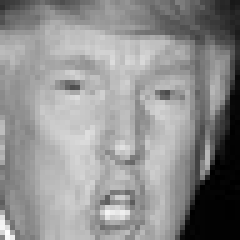
#> input picture senior_angry/dataset_augmentation_image_1.jpg, 48 x 48 px (shown 5 times larger); its folder holds only this picture in this run
$ python part3_cleaning.py
#> lines starting #> are read from the running program, lines starting #| are printed output that depends on the picture
from PIL import Image, ImageEnhance
import os


new_size=(244,244)
new_brightness=1.2
image_counter=0
new_name="dataset_augmentation_image"

folder_names = ["./senior_angry","./senior_focused","./senior_happy","./senior_neutral",
                "./other_angry","./other_focused","./other_happy","./other_neutral"]

def rename_images(folder_path):
    global image_counter
    for root, dirs, files in os.walk(folder_path):
        for filename in files:
            if filename.lower().endswith(('.png', '.jpg', '.jpeg', '.gif', '.bmp')):
                new_filename = f"{new_name}_{image_counter}.jpg"

                old_file_path = os.path.join(root, filename)
                new_file_path = os.path.join(root, new_filename)

                os.rename(old_file_path,new_file_path)
                image_counter += 1


def import_images(folder_path):
#> called with folder_path = './senior_angry'
    images = []
    for root, dirs, files in os.walk(folder_path):
        for filename in files:
            if filename.lower().endswith(('.png', '.jpg', '.jpeg', '.gif', '.bmp')):
                file_path = os.path.join(root, filename)
                img = Image.open(file_path)
#> img is the input picture: PIL image 48x48 L; min 0, max 253, mean 143.2
                images.append(img)

    return images

def clean_images(list_of_dirty_pictures):
    clean_pictures=[]
    for img in list_of_dirty_pictures:
        resized_image = img.resize(new_size)
        enhancer = ImageEnhance.Brightness(resized_image)   #chatGPT was used for this line
        brighter_image = enhancer.enhance(new_brightness)   #chatGPT was used for this line
        greyscale_image = brighter_image.convert("L")       #chatGPT was used for this line
        clean_pictures.append(greyscale_image)

    return clean_pictures

def export_images(new_folder_path, list_of_images_to_export, rgb):
    os.makedirs(new_folder_path, exist_ok=True) #chatGPT was used for this line
    global image_counter
    for img in list_of_images_to_export:
        if rgb:
            img = img.convert("RGB")  # ChatGPT was used for this line
        output_path = os.path.join(new_folder_path, f"{new_name}_{image_counter}.jpg")  #chatGPT was used for this line
        img.save(output_path)
        image_counter+=1

    return


senior_angry = import_images("./senior_angry")
#> senior_angry = 1 item
clean_senior_angry=clean_images(senior_angry)
#> the loop in clean_images, `for img in list_of_dirty_pictures:` made 1 pass
#> pass 1, in clean_images, `resized_image = img.resize(new_size)`:
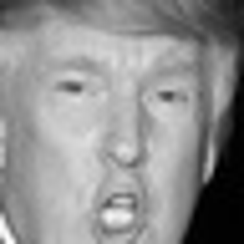
#> resized_image: PIL image 244x244 L; min 0, max 255, mean 143.2
#> pass 1, in clean_images, `brighter_image = enhancer.enhance(new_brightness)`:
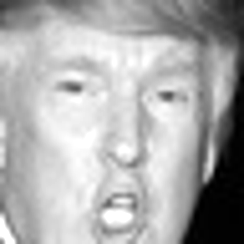
#> brighter_image: PIL image 244x244 L; min 0, max 255, mean 171.3
#> clean_senior_angry = 1 item
export_images("./part3_senior/angry_s",clean_senior_angry,False)
#> the loop in export_images, `for img in list_of_images_to_export:` made 1 pass
#> image_counter on pass 1: 1
#> after the loop in export_images, `for img in list_of_images_to_export:`: image_counter = 1

senior_focused = import_images("./senior_focused")
clean_senior_focused = clean_images(senior_focused)
#> clean_senior_focused = []
export_images("./part3_senior/focused_s",clean_senior_focused,False)

senior_happy = import_images("./senior_happy")
clean_senior_happy = clean_images(senior_happy)
#> clean_senior_happy = []
export_images("./part3_senior/happy_s",clean_senior_happy,False)

senior_neutral = import_images("./senior_neutral")
clean_senior_neutral = clean_images(senior_neutral)
#> clean_senior_neutral = []
export_images("./part3_senior/neutral_s",clean_senior_neutral,False)

other_angry = import_images("./other_angry")
clean_other_angry = clean_images(other_angry)
#> clean_other_angry = []
export_images("./part3_other/angry_o",clean_other_angry,False)

other_focused = import_images("./other_focused")
clean_other_focused = clean_images(other_focused)
#> clean_other_focused = []
export_images("./part3_other/focused_o",clean_other_focused,False)

other_happy = import_images("./other_happy")
clean_other_happy = clean_images(other_happy)
#> clean_other_happy = []
export_images("./part3_other/happy_o",clean_other_happy,False)

other_neutral = import_images("./other_neutral")
clean_other_neutral = clean_images(other_neutral)
#> clean_other_neutral = []
export_images("./part3_other/neutral_o",clean_other_neutral,False)

$ run again, on senior_angry/dataset_augmentation_image_24.jpg
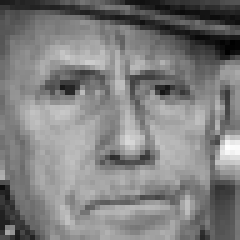
#> input picture senior_angry/dataset_augmentation_image_24.jpg, 48 x 48 px (shown 5 times larger)
#> in import_images, img is the input picture: PIL image 48x48 L; min 0, max 255, mean 126.6
#> senior_angry = 1 item
#> the loop in clean_images, `for img in list_of_dirty_pictures:` made 1 pass
#> pass 1, in clean_images, `resized_image = img.resize(new_size)`:
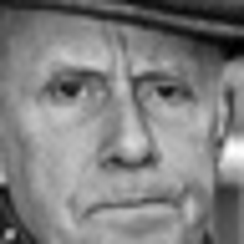
#> resized_image: PIL image 244x244 L; min 0, max 255, mean 126.6
#> pass 1, in clean_images, `brighter_image = enhancer.enhance(new_brightness)`:
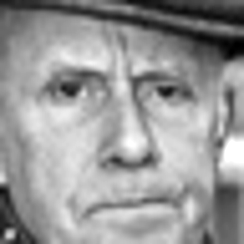
#> brighter_image: PIL image 244x244 L; min 0, max 255, mean 151.4
#> the loop in export_images, `for img in list_of_images_to_export:` made 1 pass
#> image_counter on pass 1: 1
#> after the loop in export_images, `for img in list_of_images_to_export:`: image_counter = 1
#> clean_senior_focused = []

$ run again, on senior_angry/dataset_augmentation_image_25.jpg
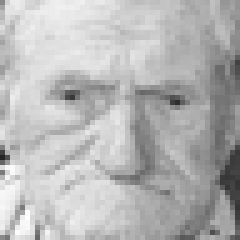
#> input picture senior_angry/dataset_augmentation_image_25.jpg, 48 x 48 px (shown 5 times larger)
#> in import_images, img is the input picture: PIL image 48x48 L; min 37, max 255, mean 182.2
#> senior_angry = 1 item
#> the loop in clean_images, `for img in list_of_dirty_pictures:` made 1 pass
#> pass 1, in clean_images, `brighter_image = enhancer.enhance(new_brightness)`:
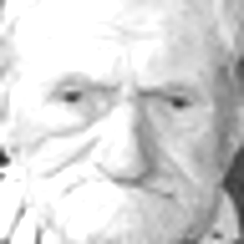
#> brighter_image: PIL image 244x244 L; min 36, max 255, mean 215
#> the loop in export_images, `for img in list_of_images_to_export:` made 1 pass
#> image_counter on pass 1: 1
#> after the loop in export_images, `for img in list_of_images_to_export:`: image_counter = 1
#> clean_senior_focused = []

$ run again, on senior_angry/dataset_augmentation_image_28.jpg
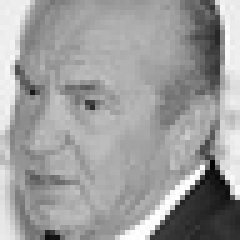
#> input picture senior_angry/dataset_augmentation_image_28.jpg, 48 x 48 px (shown 5 times larger)
#> in import_images, img is the input picture: PIL image 48x48 L; min 0, max 255, mean 156.8
#> senior_angry = 1 item
#> the loop in clean_images, `for img in list_of_dirty_pictures:` made 1 pass
#> pass 1, in clean_images, `resized_image = img.resize(new_size)`:
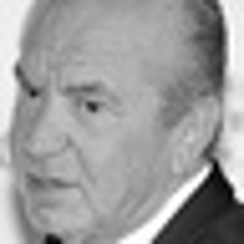
#> resized_image: PIL image 244x244 L; min 0, max 255, mean 156.7
#> pass 1, in clean_images, `brighter_image = enhancer.enhance(new_brightness)`:
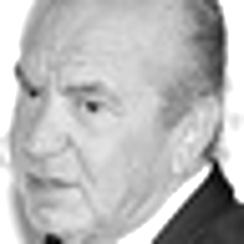
#> brighter_image: PIL image 244x244 L; min 0, max 255, mean 184.6
#> the loop in export_images, `for img in list_of_images_to_export:` made 1 pass
#> image_counter on pass 1: 1
#> after the loop in export_images, `for img in list_of_images_to_export:`: image_counter = 1
#> clean_senior_focused = []

$ run again, on senior_angry/dataset_augmentation_image_10.jpg
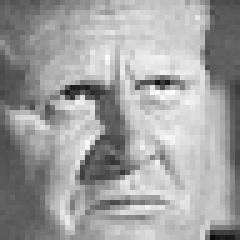
#> input picture senior_angry/dataset_augmentation_image_10.jpg, 48 x 48 px (shown 5 times larger)
#> in import_images, img is the input picture: PIL image 48x48 L; min 10, max 250, mean 160.3
#> senior_angry = 1 item
#> the loop in clean_images, `for img in list_of_dirty_pictures:` made 1 pass
#> pass 1, in clean_images, `resized_image = img.resize(new_size)`:
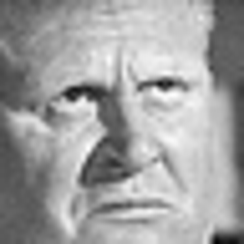
#> resized_image: PIL image 244x244 L; min 1, max 254, mean 160.3
#> pass 1, in clean_images, `brighter_image = enhancer.enhance(new_brightness)`:
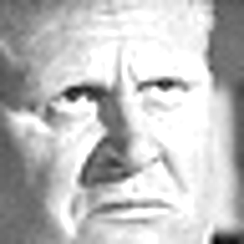
#> brighter_image: PIL image 244x244 L; min 1, max 255, mean 190.3
#> the loop in export_images, `for img in list_of_images_to_export:` made 1 pass
#> image_counter on pass 1: 1
#> after the loop in export_images, `for img in list_of_images_to_export:`: image_counter = 1
#> clean_senior_focused = []
